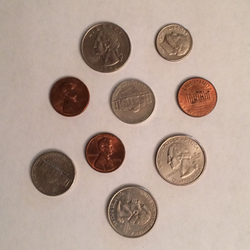
#> input picture images/coins.png, 250 x 250 px
$ python canny_edge_Detection.py
#> lines starting #> are read from the running program, lines starting #| are printed output that depends on the picture; after the words box and inside, x2 and y2 are one past the last pixel; in counts of white or black regions, pixels touching at a corner belong together
import cv2
import numpy as np

img = cv2.imread("images/coins.png")
#> img is the input picture: shape (250, 250, 3); mean B, G, R 147.7, 159.9, 180.7
cv2.imshow("coins.png",img)
cv2.waitKey(0)

gray = cv2.cvtColor(img,cv2.COLOR_BGR2GRAY)
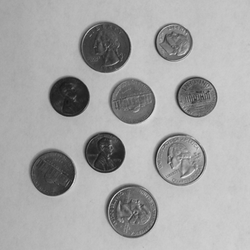
#> gray: shape (250, 250); min 21, max 227, mean 164.7
cv2.imshow("gray",gray)
cv2.waitKey(0)

blurred_img = cv2.GaussianBlur(img,(7,7),0)
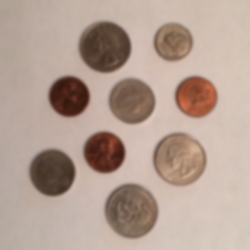
#> blurred_img: shape (250, 250, 3); mean B, G, R 147.7, 159.9, 180.7
cv2.imshow("GaussianBlur-output",blurred_img)
cv2.waitKey(0)

canny = cv2.Canny(gray,55,150)
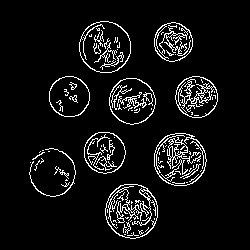
#> canny: shape (250, 250); 7.1% white in thin lines or dots, all inside (x1, y1, x2, y2) = (29, 21, 218, 239)
cv2.imshow("Canny",canny)
cv2.waitKey(0)

$ run again, with images/beach.png copied over images/coins.png
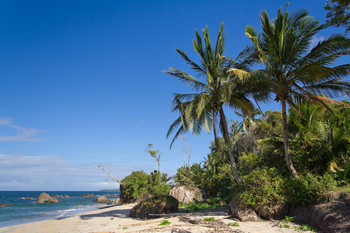
#> input picture images/beach.png, 350 x 233 px
#> img is the input picture: shape (233, 350, 3); mean B, G, R 136, 110.4, 78.6
#> `gray = cv2.cvtColor(img,cv2.COLOR_BGR2GRAY)`:
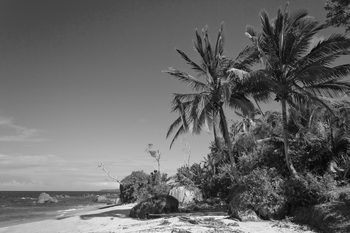
#> gray: shape (233, 350); min 3, max 250, mean 103.8
#> `canny = cv2.Canny(gray,55,150)`:
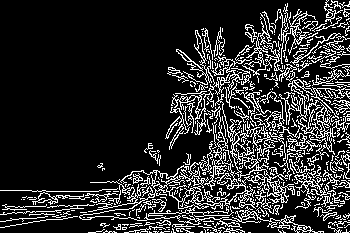
#> canny: shape (233, 350); 16.9% white in thin lines or dots

$ run again, with images/wave.png copied over images/coins.png
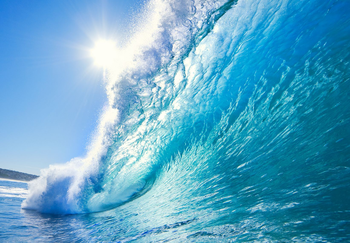
#> input picture images/wave.png, 350 x 243 px
#> img is the input picture: shape (243, 350, 3); mean B, G, R 199.1, 166.5, 93.5
#> `gray = cv2.cvtColor(img,cv2.COLOR_BGR2GRAY)`:
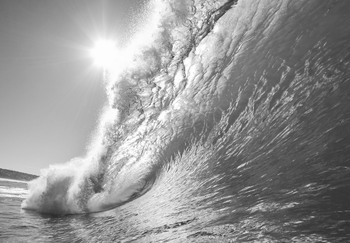
#> gray: shape (243, 350); min 45, max 255, mean 148.4
#> `canny = cv2.Canny(gray,55,150)`:
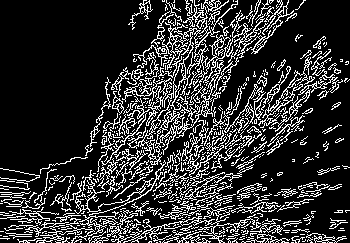
#> canny: shape (243, 350); 19.3% white in thin lines or dots
